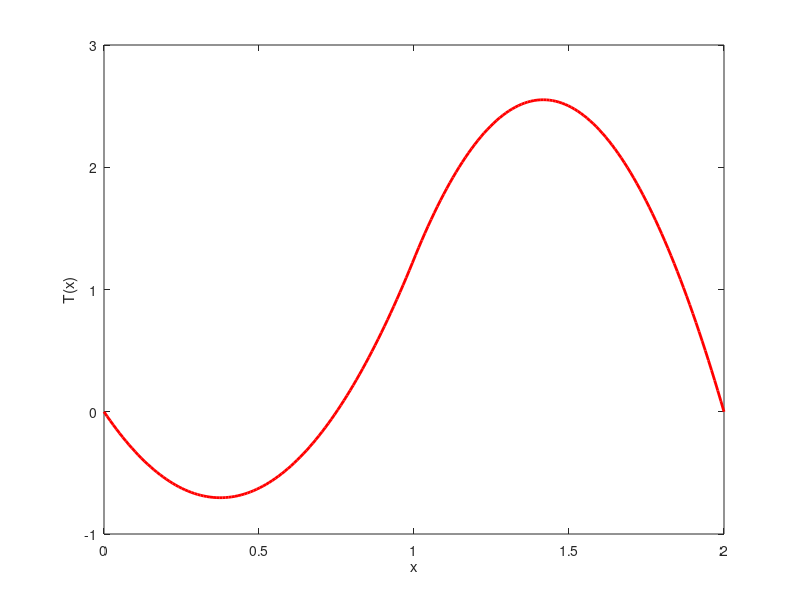
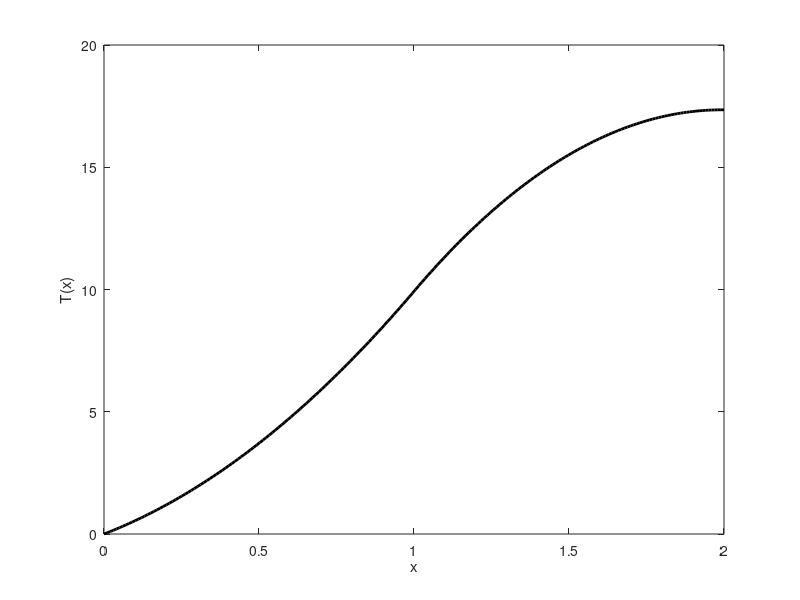

These charts were generated, in order, by the following MATLAB code:
% One-dimensional Poisson-equation solved on an equidistant grid
% homogeneous medium - d^2 Phi/dx^2 = rho(x)
NAp = 10; NDn = -15;
poifv = @(x,L) (x<=L/2).*NAp+(x>L/2)*NDn;
% equidistant grid 
N = 200;
% h = 0.1;
L = 2;
x = transpose(linspace(0,L,N));
h = x(2)-x(1);
% x = transpose((0:N)*h);
Dn = 1/h^2;


% Boundary conditions constant
T1 = 0;
T2 = 0;

% Set up equations
A = zeros(N,N);
B = zeros(N,1);

for id=2:N -1
  A(id,id-1) = Dn; A(id,id) = -2*Dn; A(id,id+1) = Dn;
  B(id) = poifv(x(id),L);
end

% Setting Boundary conditions
A(1,1) = 1; B(1) = T1;
A(N,N)=1; B(N) = T2;

% Solving algebraic equation
T = A \ B;

% Plotting
figure; 
  plot(x, T, 'r-','LineWidth', 2);
  xlabel('x'); 
  ylabel('T(x)');
  

%% Problem B. 
% at x=L d/dx(Phi)=0 is given 
%  T_{L} - T_{L-1} = 0 is used 
A(N,N-1) = -1/h; A(N,N) = 1/h; B(N) = 0;
% A(1,1) = -1/h; A(1,2)=1/h; B(1)=0;
T2 = A \ B;
figure; 
  plot(x, T2, 'k-','LineWidth', 2);
  xlabel('x'); 
  ylabel('T(x)');

